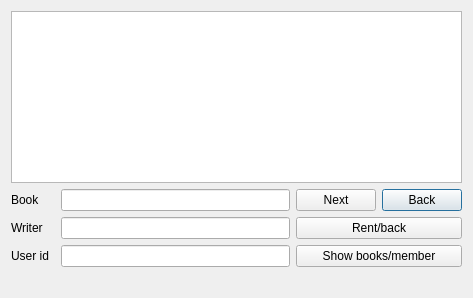
<?xml version="1.0" encoding="UTF-8"?>
<ui version="4.0">
 <class>Rent</class>
 <widget class="QDialog" name="Rent">
  <property name="geometry">
   <rect>
    <x>0</x>
    <y>0</y>
    <width>473</width>
    <height>298</height>
   </rect>
  </property>
  <property name="windowTitle">
   <string>Dialog</string>
  </property>
  <layout class="QHBoxLayout" name="horizontalLayout_3">
   <item>
    <layout class="QGridLayout" name="gridLayout">
     <item row="6" column="2">
      <widget class="QLineEdit" name="id"/>
     </item>
     <item row="4" column="0">
      <widget class="QLabel" name="writerLabel">
       <property name="text">
        <string>Writer</string>
       </property>
      </widget>
     </item>
     <item row="1" column="4">
      <widget class="QPushButton" name="Back">
       <property name="text">
        <string>Back</string>
       </property>
      </widget>
     </item>
     <item row="4" column="2">
      <widget class="QLineEdit" name="writer"/>
     </item>
     <item row="6" column="0">
      <widget class="QLabel" name="label_3">
       <property name="text">
        <string>User id</string>
       </property>
      </widget>
     </item>
     <item row="0" column="0" colspan="5">
      <widget class="QTableView" name="table">
       <property name="sizePolicy">
        <sizepolicy hsizetype="Preferred" vsizetype="Preferred">
         <horstretch>0</horstretch>
         <verstretch>0</verstretch>
        </sizepolicy>
       </property>
      </widget>
     </item>
     <item row="1" column="2">
      <widget class="QLineEdit" name="book"/>
     </item>
     <item row="2" column="2">
      <layout class="QHBoxLayout" name="horizontalLayout"/>
     </item>
     <item row="4" column="3" colspan="2">
      <widget class="QPushButton" name="rentBack">
       <property name="text">
        <string>Rent/back</string>
       </property>
      </widget>
     </item>
     <item row="6" column="3" colspan="2">
      <widget class="QPushButton" name="showBooksMember">
       <property name="text">
        <string>Show books/member</string>
       </property>
      </widget>
     </item>
     <item row="1" column="0">
      <widget class="QLabel" name="bookLabel">
       <property name="text">
        <string>Book</string>
       </property>
      </widget>
     </item>
     <item row="2" column="4">
      <layout class="QHBoxLayout" name="horizontalLayout_2"/>
     </item>
     <item row="1" column="3">
      <widget class="QPushButton" name="next">
       <property name="text">
        <string>Next</string>
       </property>
      </widget>
     </item>
     <item row="7" column="0" colspan="3">
      <widget class="QLabel" name="notice">
       <property name="text">
        <string/>
       </property>
      </widget>
     </item>
    </layout>
   </item>
  </layout>
 </widget>
 <resources/>
 <connections/>
</ui>
